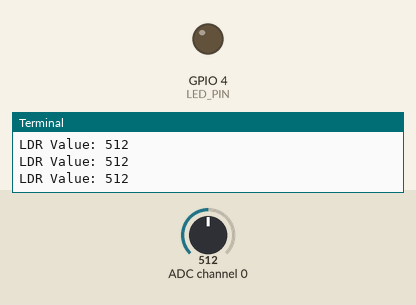
Recording of a program running on a simulated Raspberry Pi (BCM pin numbers). Shown: output pins drawn as LEDs (lit = HIGH), the last lines printed to the terminal. The inputs (shaded band) are chosen by the test bench; at power-on: ADC channel 0 = 512 (analog values on the 0–1023 scale).

Above: at 1.2 s.
1.3 s: ADC channel 0 set to 497
At 2.5 s:
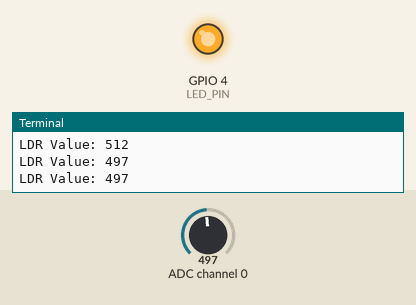
3.5 s: ADC channel 0 set to 522
At 5.2 s:
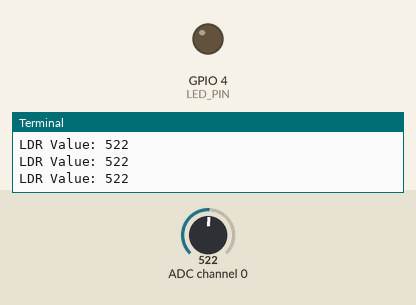
5.5 s: ADC channel 0 set to 511
At 6.9 s:
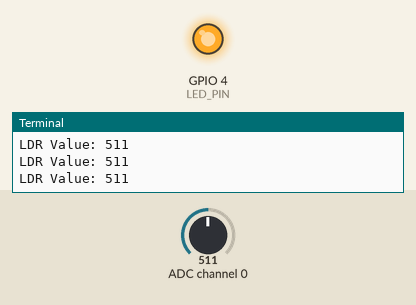
Timing chart, 0 to 8.5 s (numbered marks = the images above; inputs shaded):
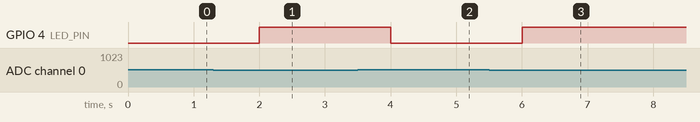

Measured:
- the behaviour switches between 512 and 511 on ADC channel 0 (found by bisection; images 0 and 1)
- after the input at 1.3 s, GPIO 4 (LED_PIN): LOW → HIGH after 0.70 s
- after the input at 3.5 s, GPIO 4 (LED_PIN): HIGH → LOW after 0.50 s
- after the input at 5.5 s, GPIO 4 (LED_PIN): LOW → HIGH after 0.51 s

The program:

smart_potentailmeter.py
```python
import RPi.GPIO as GPIO
import spidev
import time

LED_PIN = 4
GPIO.setmode(GPIO.BCM)
GPIO.setup(LED_PIN, GPIO.OUT)


#SPI 인스턴스 생성
spi = spidev.SpiDev()

#SPI 통신 시작
spi.open(0 , 0) # bus: 0, dev: 0

# SPI 최대 통신 속도
spi.max_speed_hz = 100000

# analog -> digital 변환
def analog_read(channel):
  # [byte_1, byte_2, byte_3]
  # byte_1 : 1
  # byte_2 : channel(0) + 8 : 0000 1000 -> 1000 0000
  # byte_3 : 0
  ret = spi.xfer2([1, (8 + channel) << 4, 0])
  adc_out = ((ret[1] & 3) << 8) + ret[2]
  return adc_out

try:
    while True:
        ldr_value= analog_read(0)
        print("LDR Value: %d"% ldr_value)
        time.sleep(0.5)
        if(ldr_value<512):
            GPIO.output(LED_PIN, GPIO.HIGH)
        else:
            GPIO.output(LED_PIN, GPIO.LOW)
finally:
    spi,close()
    GPIO.cleanup()
    print("cleanup and exit")
```
